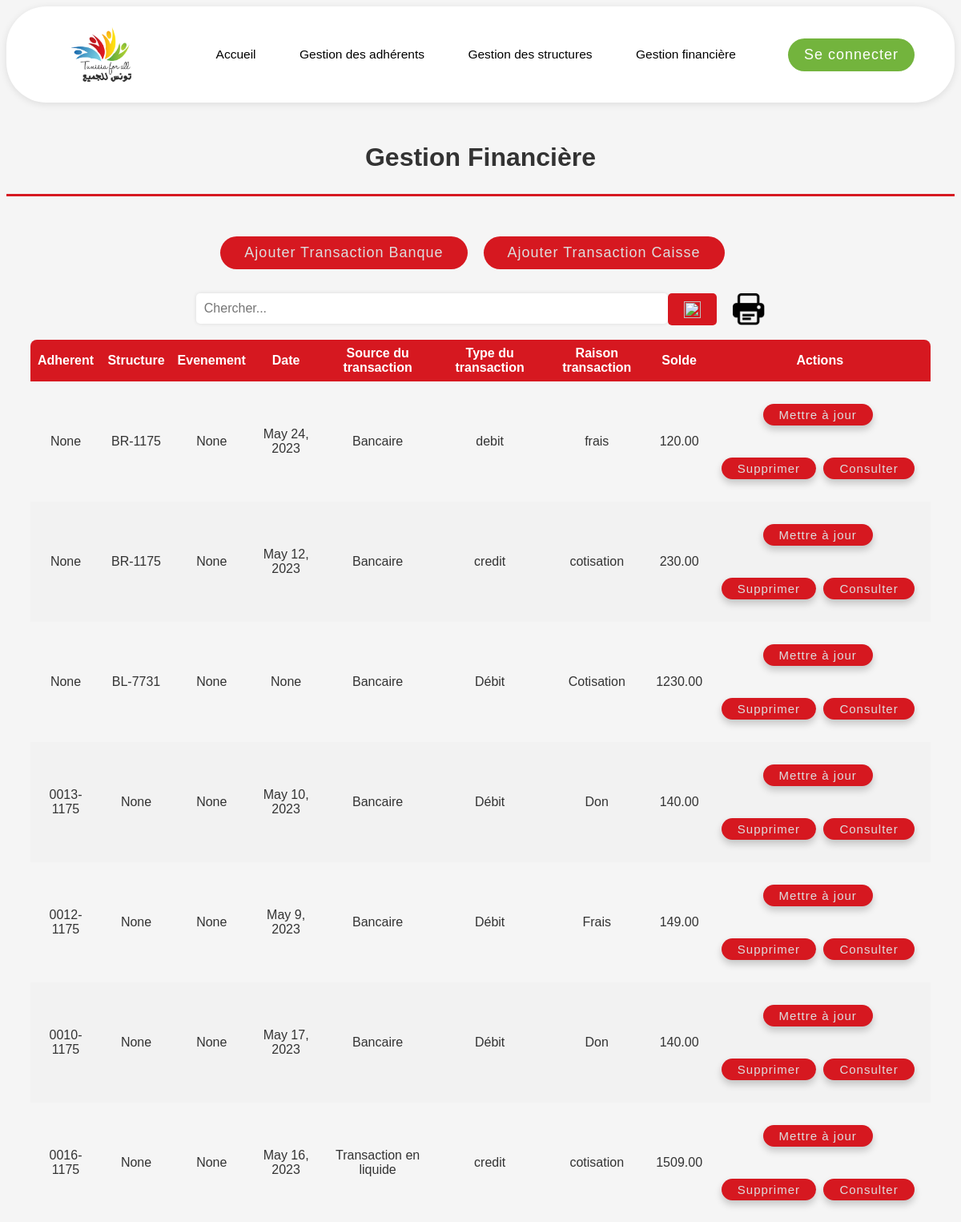
/gestion_financiere/, run on the app's committed database.
### base/models.py (models this page shows, shortened)
class BanqueTransactions(models.Model):
    structure = models.ForeignKey(Structure, on_delete=models.CASCADE ,null=True, blank=True)
    évènement = models.ForeignKey(Evenement, on_delete=models.CASCADE ,null=True, blank=True)
    adhérent = models.ForeignKey(Adherent, on_delete=models.CASCADE ,null=True, blank=True)
    date = models.DateField(null=True, blank=True)
    entreprise = models.CharField(max_length=50)
    libellé = models.CharField(max_length=50)
    banque = models.CharField(max_length=50)
    numéro_du_chèque = models.CharField(max_length=20)
    TRANSACTION_CHOICES = (
        ('Crédit', 'Credit'),
        ('Débit', 'Debit'),
    )
    type_de_transaction = models.CharField(max_length=6, choices=TRANSACTION_CHOICES)
    solde = models.DecimalField(max_digits=10, decimal_places=2)
    justificatif_bancaire = models.ImageField(upload_to='img/', null=True, blank=True)
    REASON_CHOICES = (
        ('Don', 'Don'),
        ('Cotisation', 'Cotisation'),
        ('Frais', 'Frais'),
        ('Profits', 'profits'),
    )
    raison_de_transaction = models.CharField(max_length=20, choices=REASON_CHOICES, default='don')

class Structure(models.Model):
    BN = 'BN'
    BR = 'BR'
    BL = 'BL'
    PR = 'PR'
    TYPE_CHOICES = [
        (BN, 'Bureau National'),
        (BR, 'Bureau regional'),
        (BL, 'Bureau Local'),
        (PR, 'Projet'),
    ]
    code_structure = models.CharField(max_length=6)
    type = models.CharField(max_length=2, choices=TYPE_CHOICES)
    libellé = models.CharField(max_length=20)
    rue = models.CharField(max_length=20)
    gouvernorat = models.ForeignKey(Governat, on_delete=models.CASCADE , related_name='structures')
    délégation = models.ForeignKey(Delegation, on_delete=models.CASCADE , related_name='structures')
    code_postal = models.CharField(max_length=4)
    numéro_de_téléphone = models.CharField(max_length=20)
    adresse_email = models.EmailField()
    date_de_création = models.DateField()
    date_ag = models.DateField()
    exclude_fields = ['date_creation', 'date_ag']
    def __str__(self):
       return self.code_structure

class Adherent(models.Model):
    user = models.OneToOneField(User, on_delete=models.CASCADE , related_name='adherent')
    code = models.CharField(max_length=8)
    photo_de_profile= models.ImageField(upload_to='img/',null=True, blank=True)
    structure = models.ForeignKey(Structure, on_delete=models.CASCADE , related_name='adherents', default = 1)
    TYPE_ADHERENT_CHOICES = (
    ('Membre fondateur', 'Membre fondateur'),
    ('Membre actif', 'Membre actif'),
    ('Membre actif jeune', 'Membre actif jeune'),
    ('Soutien', 'Soutien'),
    ('Président', 'Président'),
    ('Directeur Executif', 'Directeur Executif'),
    ('Trésorier', 'Trésorier'),
    ('Simple membre', 'Simple membre'),
    )
    type_adhérent = models.CharField(max_length=20, choices=TYPE_ADHERENT_CHOICES)
    GENRE_CHOICES = (
        ('M', 'M.'),
        ('F', 'Mme.'),
    )
    genre = models.CharField(max_length=1, choices=GENRE_CHOICES)
    nom = models.CharField(max_length=50)
    prénom = models.CharField(max_length=50)
    DOCUMENT_IDENTITE_CHOICES = (
        ('CI', 'Carte d\'identité'),
        ('CS', 'Carte de séjour'),
    )
    type_document_identité = models.CharField(max_length=2, choices=DOCUMENT_IDENTITE_CHOICES,null=True)
    numero_document_identité = models.CharField(max_length=8)
    nationalité = models.CharField(max_length=50)
    date_de_naissance = models.DateField()
    lieu_de_naissance = models.CharField(max_length=50)
    profession = models.CharField(max_length=50)
    numéro_de_téléphone = models.CharField(max_length=20)
    adresse_email = models.EmailField(max_length=50)
    COMMISSION_CHOICES = (
        ('Enseignement, Sciences et Technologies', 'Enseignement, Sciences et Technologies'),
        ('Développement et emploi', 'Développement et emploi'),
        ('Santé et social', 'Santé et social'),
        ('Culture, tourisme et environnement', 'Culture, tourisme et environnement'),
        ('Autre', 'Autre'),
    )
    commissions = models.CharField(max_length=(50), choices=COMMISSION_CHOICES,null=True,blank=True)
    date_adhésion = models.DateField(blank=True, null=True)
    date_depart = models.DateField(null=True, blank=True)
    motif_depart = models.CharField(max_length=50, null=True, blank=True)
    cotisation_annuelle = models.CharField(max_length=50, default='non payée')
    exclude_fields = ['date_adhesion', 'date_naissance']
    def __str__(self):
        return self.code

class CaisseTransactions(models.Model):
    structure = models.ForeignKey(Structure, on_delete=models.CASCADE ,null=True, blank=True)
    évènement = models.ForeignKey(Evenement, on_delete=models.CASCADE ,null=True, blank=True)
    adhérent = models.ForeignKey(Adherent, on_delete=models.CASCADE ,null=True, blank=True)
    date = models.DateField(null=True, blank=True)
    entreprise = models.CharField(max_length=50)
    libellé = models.CharField(max_length=50)
    recu_numéro = models.CharField(max_length=20)
    TRANSACTION_CHOICES = (
        ('Crédit', 'Credit'),
        ('Débit', 'Debit'),
    )
    type_de_transaction = models.CharField(max_length=6, choices=TRANSACTION_CHOICES)
    solde = models.DecimalField(max_digits=10, decimal_places=2)
    justificatif_caisse = models.ImageField( upload_to='img/',null=True, blank=True)
    REASON_CHOICES = (
        ('Don', 'Don'),
        ('Cotisation', 'Cotisation'),
        ('Frais', 'Frais'),
        ('Profits', 'profits'),
    )
    raison_de_transaction = models.CharField(max_length=20,choices= REASON_CHOICES, default='don')

### base/views.py (the view)
# urls.py: path('gestion_financiere/' , views.gestion_financiere , name="gestion_financiere"),
def gestion_financiere(request):
    banque_transactions = BanqueTransactions.objects.all()
    caisse_transactions = CaisseTransactions.objects.all()
    transactions = list(banque_transactions) + list(caisse_transactions)
    for transaction in transactions:
     if isinstance(transaction, BanqueTransactions):
        transaction.type_transaction = "Bancaire"
     elif isinstance(transaction, CaisseTransactions):
        transaction.type_transaction = "Transaction en liquide"
    context = {'transactions': transactions }
    return render(request, 'base/gestion_financiere.html', context)

### base/templatetags/transaction_filters.py (called while the page is built)
@register.filter
def is_banque_transaction(transaction):
    return isinstance(transaction, BanqueTransactions)

### base/templates/base/gestion_financiere.html (shortened to what this page needs)
{% extends 'main.html' %}
{% load static %}
{% load transaction_filters %}
{% block content %}
<!DOCTYPE html>
<html>
<head>
</head>
<body>
    <h2>Gestion Financière</h2>
    <hr class="hrfinance">
    <div class = "features">
        <button class="finance-button"><a href="{% url 'create-banque-transaction' %}">Ajouter Transaction Banque</a></button>
        <button class="finance-button"><a href="{% url 'create-caisse-transaction' %}">Ajouter Transaction Caisse</a></button>
    </div>
    <div class="page-content">
        <form id="search-form" class="search-container" action="{% url 'gestion_financiere' %}">
            <input type="text" class="textbox" id="search-input" name="q" placeholder="Chercher...">
            <button type="submit" class="finance-button"><i><img src="{% static 'img/search.png' %}"></i></button>
            <img class="print" src="{% static 'img/print.png' %}" height="40px" width="40px" onclick="printTable()">
        </form>
        <div class="finance-table">
            <table>
                <thead>
                    <tr>
                        <th>Adherent</th>
                        <th>Structure</th>
                        <th>Evenement</th>
                        <th>Date</th>
                        <th>Source du transaction</th>
                        <th>Type du transaction</th>
                        <th>Raison transaction</th>
                        <th>Solde</th>
                        <th>Actions</th>
                    </tr>
                </thead>
                <tbody>
                    {% for transaction in transactions %}
                    <tr>
                        <td>{{ transaction.adhérent }}</td>
                        <td>{{ transaction.structure }}</td>
                        <td>{{ transaction.évènement }}</td>
                        <td>{{ transaction.date }}</td>
                        <td>{{ transaction.type_transaction }}</td>
                        <td>{{ transaction.type_de_transaction }}</td>
                        <td>{{ transaction.raison_de_transaction }}</td>
                        <td>{{ transaction.solde }}</td>
                        <td>
                            {% if transaction|is_banque_transaction %}
                                <button class="finance-button"><a href="{% url 'update-banque-transaction' transaction.id %}" class="btn-update">Mettre à jour</a></button>
                            {% else %}
                                <button class="finance-button"><a href="{% url 'update-caisse-transaction' transaction.id %}" class="btn-update">Mettre à jour</a></button>
                            {% endif %}
                            {% if transaction|is_banque_transaction %}
                                <button class="finance-button"><a href="{% url 'delete-banque-transaction' transaction.id %}">Supprimer</a></button>
                            {% else %}
                                <button class="finance-button"><a href="{% url 'delete-caisse-transaction' transaction.id %}">Supprimer</a></button>
                            {% endif %}
                            <button class="finance-button"><a href="">Consulter</a></button>
                        </td>
                    </tr>
                    {% endfor %}
                </tbody>
            </table>
        </div>
    </div>
</body>
</html>
{% endblock %}

### static/css/style.css (style rules this page uses)
body { font-family: Arial, sans-serif; background-color: #F5F5F5; color: #333333; }
h2 { text-align: center; font-size: 32px; margin-top: 50px; }
button a { text-decoration: none; }
hr { border: none; margin-bottom: 50px; }
.hrfinance { border-top: 3px solid #D61820; }
.features { display: flex; justify-content: center; margin-bottom: 30px; }
.features button { color: #fff; border: none; border-radius: 50px; padding: 10px 30px; font-size: 18px; cursor: pointer; transition: background-color 0.2s ease; letter-spacing: 1px; margin-right: 20px; }
.finance-button { background-color: #D61820; }
.search-container { display: flex; justify-content: center; width: 60%; margin: 0 auto; margin-top: 20px; }
.textbox { flex: 1; padding: 10px; border: none; border-radius: 5px; font-size: 16px; background-color: #fff; color: #444; box-shadow: 0px 0px 5px rgba(0, 0, 0, 0.1); margin-bottom: 20px; }
.features button[type="submit"] img, .search-container button[type="submit"] img { height: 21px; width: 21px; }
.search-container button[type="submit"] { color: #fff; border: none; height: 40px; border-radius: 5px; padding: 10px 20px; font-size: 18px; cursor: pointer; transition: background-color 0.2s ease; letter-spacing: 1px; margin-right:10px; }
.print { margin-left:10px; cursor:pointer; height: 40px; width: 40px; }
.structure-table table, .adherent-table table, .structure-history table, .adherent-history table, .finance-table table { border-collapse: collapse; margin-top:auto; margin-right:auto; margin-left:auto; margin-right:auto; width: 95%; }
.features a, .structure-table a, .adherent-table a, .finance-table a { color:#ddd; }
.structure-table button, .adherent-table button, .finance-table button { color: #fff; border: none; border-radius: 50px; padding: 5px 20px; font-size: 15px; cursor: pointer; transition: background-color 0.2s ease; letter-spacing: 1px; margin-top: 20px; margin-right: 5px; margin-bottom: 20px; font-family: 'Montserrat', sans-serif; box-shadow: 0px 5px 10px rgba(0,0,0,0.2); }
.structure-table table th:first-child, .adherent-table table th:first-child, .structure-history table th:first-child, .adherent-history table th:first-child, .finance-table table th:first-child { border-radius : 8px 0 0 0; }
.structure-table table th:last-child, .adherent-table table th:last-child, .structure-history table th:last-child, .adherent-history table th:last-child, .finance-table table th:last-child { border-radius : 0 8px 0 0; }
.structure-table th, .structure-table td, .adherent-table th, .adherent-table td, .finance-table th, .finance-table td, .structure-history th, .structure-history td, .adherent-history th, .adherent-history td { text-align: center; padding: 8px; }
.finance-table th { background-color: #D61820; color: #fff; }
.structure-table tr:nth-child(even), .adherent-table tr:nth-child(even), .finance-table tr:nth-child(even), .structure-history tr:nth-child(even), .adherent-history tr:nth-child(even) { background-color: #f2f2f2; }
form input[type="text"], form input[type="email"], form input[type="password"], form input[type="tel"], form input[type="date"], form input[type="number"], form textarea, form select { width: 100%; padding: 10px; margin-bottom: 20px; border: none; border-radius: 5px; font-size: 16px; background-color: #fff; color: #444; box-shadow: 0px 0px 5px rgba(0,0,0,0.1); }

### data on the page
BanqueTransactions: shows "Mettre à jour", shows "Supprimer"
BanqueTransactions: shows "Mettre à jour", shows "Supprimer"
BanqueTransactions: shows "Mettre à jour", shows "Supprimer"
BanqueTransactions: shows "Mettre à jour", shows "Supprimer"
BanqueTransactions: shows "Mettre à jour", shows "Supprimer"
BanqueTransactions: shows "Mettre à jour", shows "Supprimer"
CaisseTransactions: shows "Mettre à jour", shows "Supprimer"
